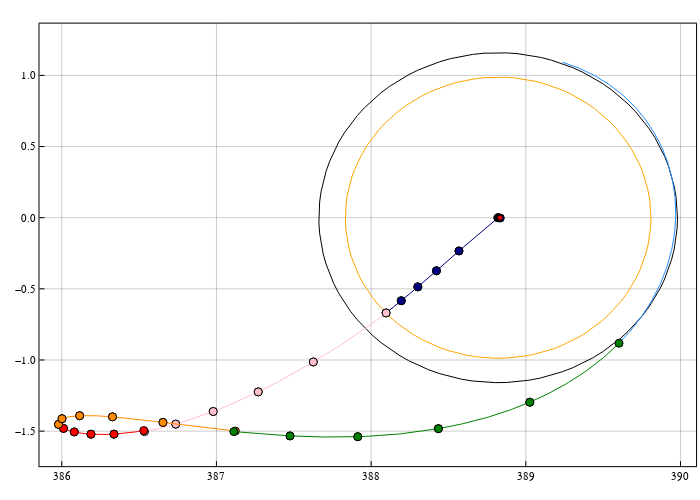

The notebook cell saved with this chart:
### Code cell
arcs_color = Dict(
    "xlr_bck_arc" => :navy, 
    "xlr_fwd_arc" => :pink,
    "mid_bck_arc" => :red1, 
    "mid_fwd_arc" => :darkorange, 
    "lpo_arc" => :green
)

pcart = plot(
    size=(700,500), frame_style=:box, aspect_ratio=:equal, grid=0.4, legend=false
)
plot!(pcart, earth[1,:], earth[2,:], c=:green, lw=1.0, label="earth")
plot!(pcart, earth_ub[1,:], earth_ub[2,:], c=:black, lw=1.0, label="earth")
plot!(pcart, earth_lb[1,:], earth_lb[2,:], c=:black, lw=1.0, label="earth")

plot!(pcart, moon[1,:], moon[2,:], c=:orange, lw=1.0, label="moon")
plot!(pcart, moon_soi_outer[1,:], moon_soi_outer[2,:], c=:black, lw=1.0, label="moon_soi_outer")

# plot!(hcat(sol_.u...)[1,:], hcat(sol_.u...)[2,:], color=:black, label="backward(from LLO):0.001", set_aspect=:equal, size=(700,700))


# ballistic legs
for sol_ballistic in sols_ballistic
    plot!(pcart, hcat(sol_ballistic.u...)[1,:], hcat(sol_ballistic.u...)[2,:], c=:dodgerblue, label=false)
end

# trajectory
# for i = 1:length(sol_param_list)
#     sol, _, name = sol_param_list[i]
#     #if name == "mid_bck_arc" || name == "mid_fwd_arc" || name == "lpo_arc"
#     plot!(pcart, sol[1,:], sol[2,:], 
#         linewidth=1.5, label="$name", c=arcs_color[name])
#     #end
# end

# trajectory
# starting from 2, excluding the first LEO arc now...
for i = 1:length(sol_param_list)
    sol, _, name = sol_param_list[i]
    plot!(pcart, sol[1,:], sol[2,:], label="$name", c=arcs_color[name])
    scatter!(pcart, [sol[1,1],sol[1,end]], [sol[2,1],sol[2,end]], label=false, c=arcs_color[name], marker=:circle)
end

# control node
# scatter!(pcart, [x_mid[1]], [x_mid[2]], marker=:circle, color=:black, label="MP")
scatter!(pcart, [param3b.as], [0.0], marker=:circle, color=:black)

# plot the earth when the initial guess is terminated 
θm0 = π - (θsf - param3b.oms * tof)
e0x = param3b.as - param3b.mu2*cos(θm0)
e0y = - param3b.mu2 * sin(θm0)
earth0 = plot_circle(6375/param3b.lstar, e0x, e0y)

plot!(pcart, earth0[1,:], earth0[2,:], c=:red, lw=1.0, label="earth")
scatter!(pcart, [e0x], [e0y], color=:red, markersize=2.5)


pcart
